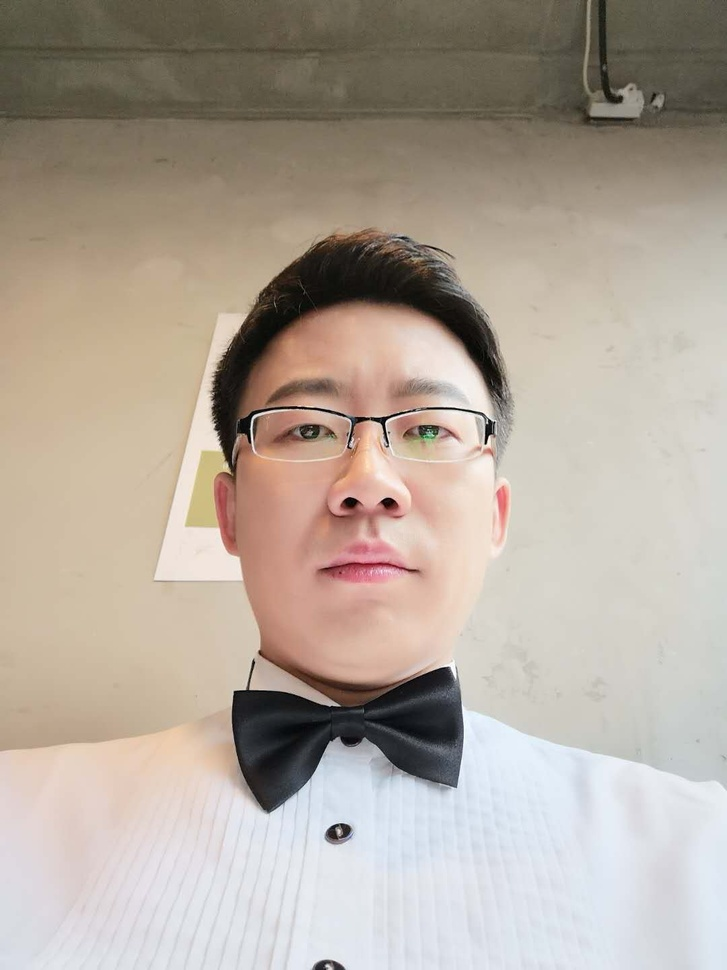
#> input picture 1.jpg, 727 x 970 px, shrunk from 1080 x 1440 before the run
$ python OpenCV_sample.py
#> lines starting #> are read from the running program, lines starting #| are printed output that depends on the picture; after the words box and inside, x2 and y2 are one past the last pixel; in counts of white or black regions, pixels touching at a corner belong together
# 通过指定的cascade类文件，检测出指定目标faces，eyes。
# faces获取的值转化为 x,y,w,h 坐标，然后画出rectangle。
# 然后再进一步画出eyes的rectangle。
# 最后保存img
# 可以通过本程序的例子，把多个detectMultiScale检测放到一张图片里面进行。
# 同理也可以把多个detectMultiScale检测放到一个视频里面进行。

import numpy as np
import cv2

face_cascade = cv2.CascadeClassifier('./models/haarcascade_frontalface_alt.xml')
eye_cascade = cv2.CascadeClassifier('./models/haarcascade_mcs_nose.xml')

img = cv2.imread('1.jpg')
#> img is the input picture: shape (970, 727, 3); mean B, G, R 155.5, 166.9, 178
gray = cv2.cvtColor(img, cv2.COLOR_BGR2GRAY)
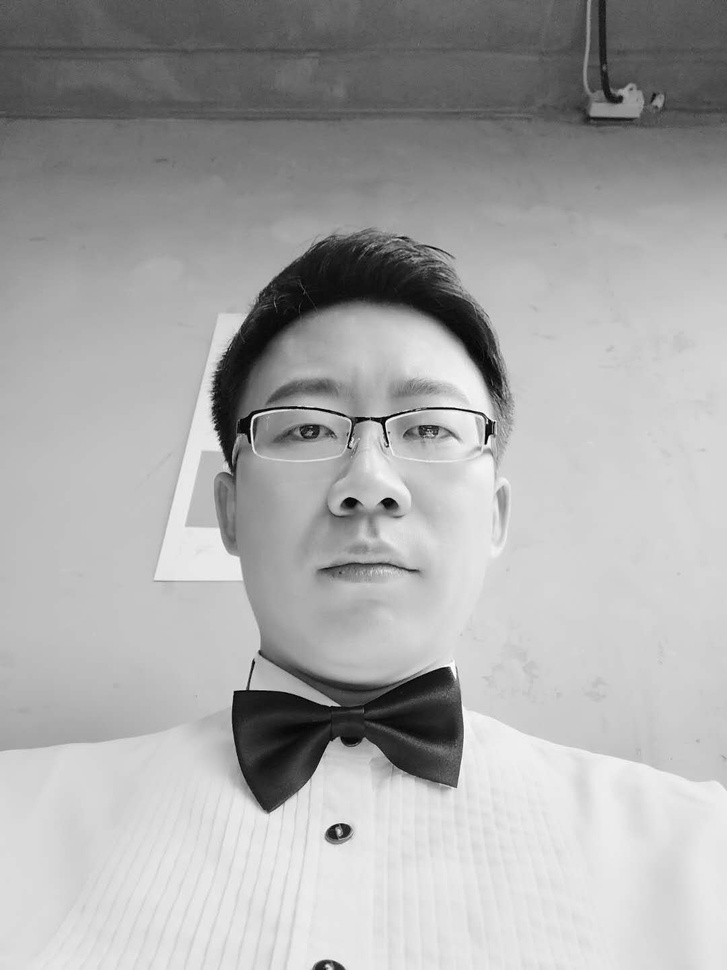
#> gray: shape (970, 727); min 0, max 255, mean 168.9
faces = face_cascade.detectMultiScale(gray, scaleFactor=1.3, minNeighbors=3,minSize=(50, 50))
#> faces = [[205, 294, 332, 332]]
for (x,y,w,h) in faces:
    img = cv2.rectangle(img,(x,y),(x+w,y+h),(255,0,0),2)
    roi_gray = gray[y:y+h, x:x+w]
    roi_color = img[y:y+h, x:x+w]
    eyes = eye_cascade.detectMultiScale(roi_gray, scaleFactor=1.3, minNeighbors=3,minSize=(80, 80))
    for (ex,ey,ew,eh) in eyes:
        cv2.rectangle(roi_color,(ex,ey),(ex+ew,ey+eh),(0,255,0),2)
#> this loop made 1 pass
#> (x, y, w, h, eyes) on pass 1: (205, 294, 332, 332, [[105, 157, 115, 96]])
#> pass 1, `img = cv2.rectangle(img,(x,y),(x+w,y+h),(255,0,0),2)`:
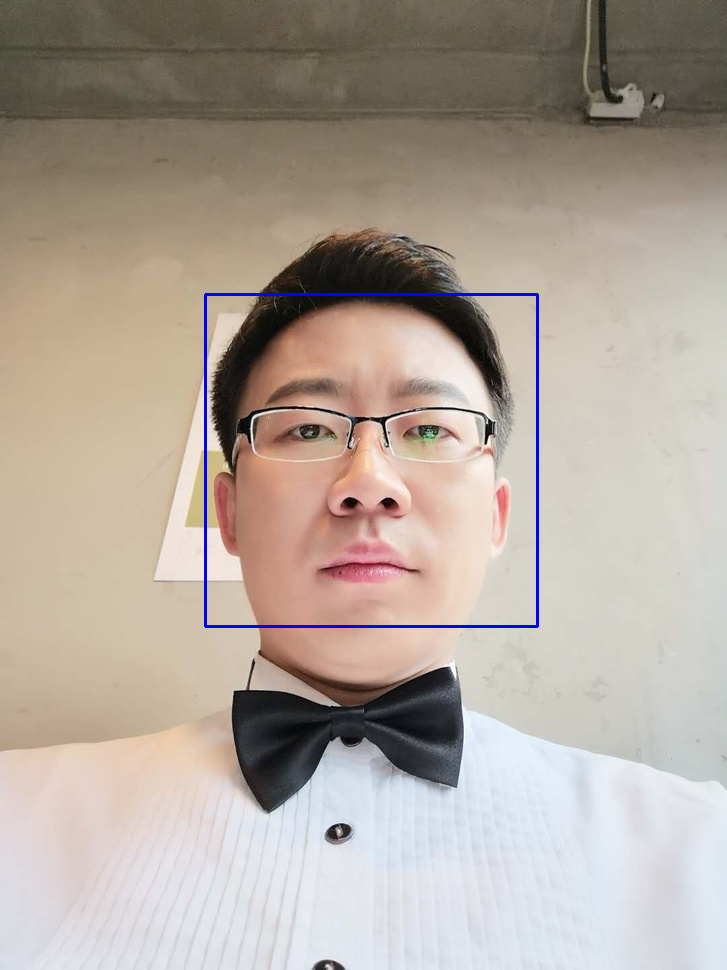
#> img: shape (970, 727, 3); 0.56% of pixels changed, all inside (x1, y1, x2, y2) = (204, 293, 539, 628)
#> pass 1, `roi_gray = gray[y:y+h, x:x+w]`:
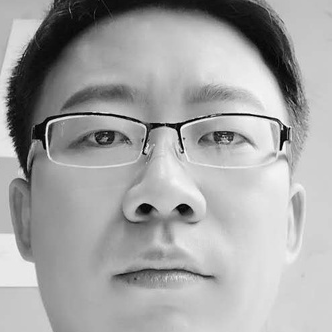
#> roi_gray: shape (332, 332); min 0, max 251, mean 164.2
#> pass 1, `roi_color = img[y:y+h, x:x+w]`:
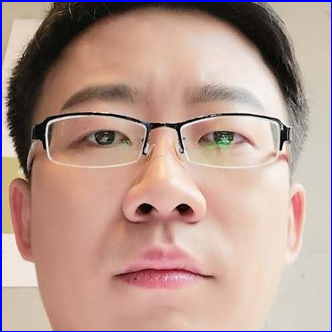
#> roi_color: shape (332, 332, 3); mean B, G, R 144.5, 154.1, 183.4
#> after the loop:
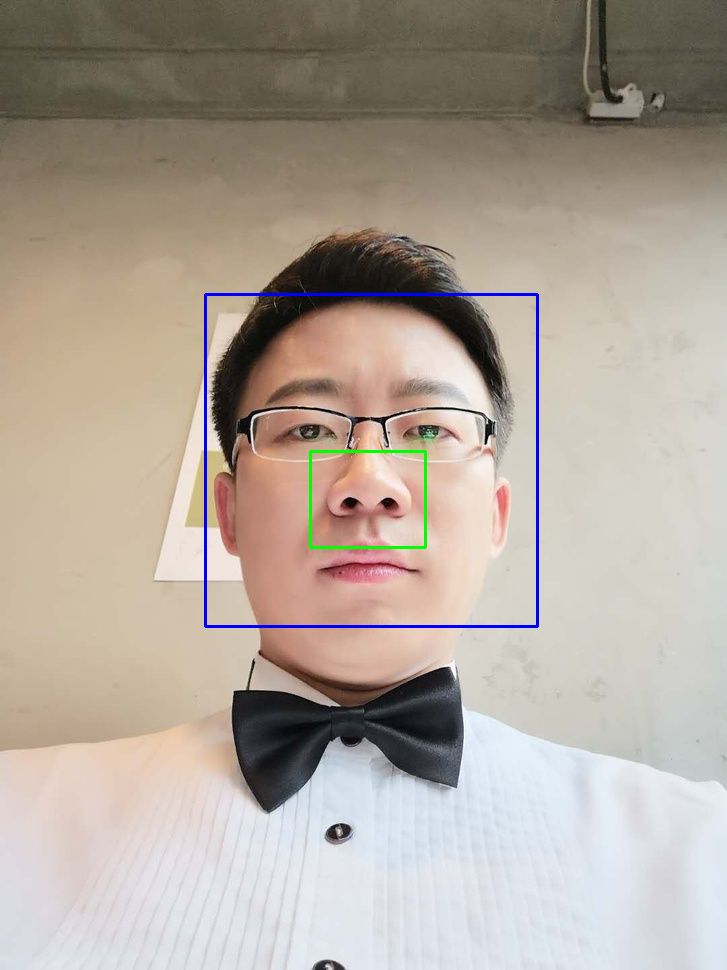
#> img: shape (970, 727, 3); 0.18% of pixels changed, all inside (x1, y1, x2, y2) = (309, 450, 427, 549)
#> after the loop:
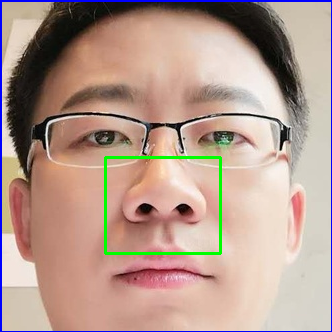
#> roi_color: shape (332, 332, 3); 1.14% of pixels changed, all inside (x1, y1, x2, y2) = (104, 156, 222, 255)

# 如果只是显示，可以调用imshow方法进行显示。
cv2.imshow('img',img)
# 認識結果の保存  如果需要保存可以调用imwrite方法，写入输出地址output_path
# cv2.imwrite(output_path, image)
cv2.waitKey(0)
cv2.destroyAllWindows()

$ run again, with 2.jpg copied over 1.jpg
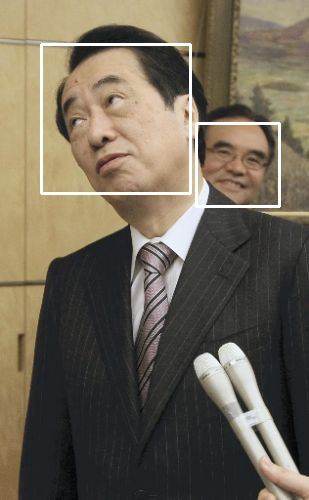
#> input picture 2.jpg, 309 x 500 px
#> img is the input picture: shape (500, 309, 3); mean B, G, R 86.2, 101.9, 110.7
#> `gray = cv2.cvtColor(img, cv2.COLOR_BGR2GRAY)`:
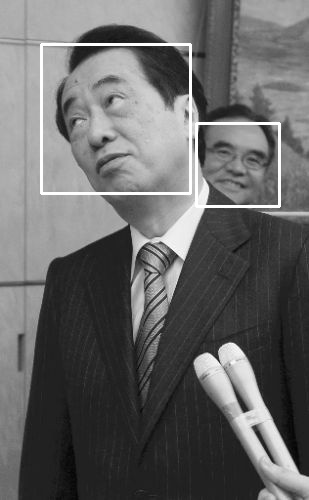
#> gray: shape (500, 309); min 4, max 255, mean 102.7
#> faces = [[199, 126, 78, 78]]
#> the loop `for (x,y,w,h) in faces:` made 1 pass
#> pass 1, `roi_color = img[y:y+h, x:x+w]`:
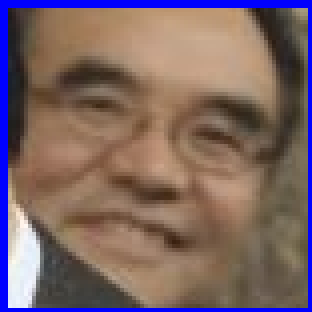
#> roi_color: shape (78, 78, 3) (shown 4 times larger); mean B, G, R 101.5, 101.2, 123.5

$ run again, with 4.jpg copied over 1.jpg
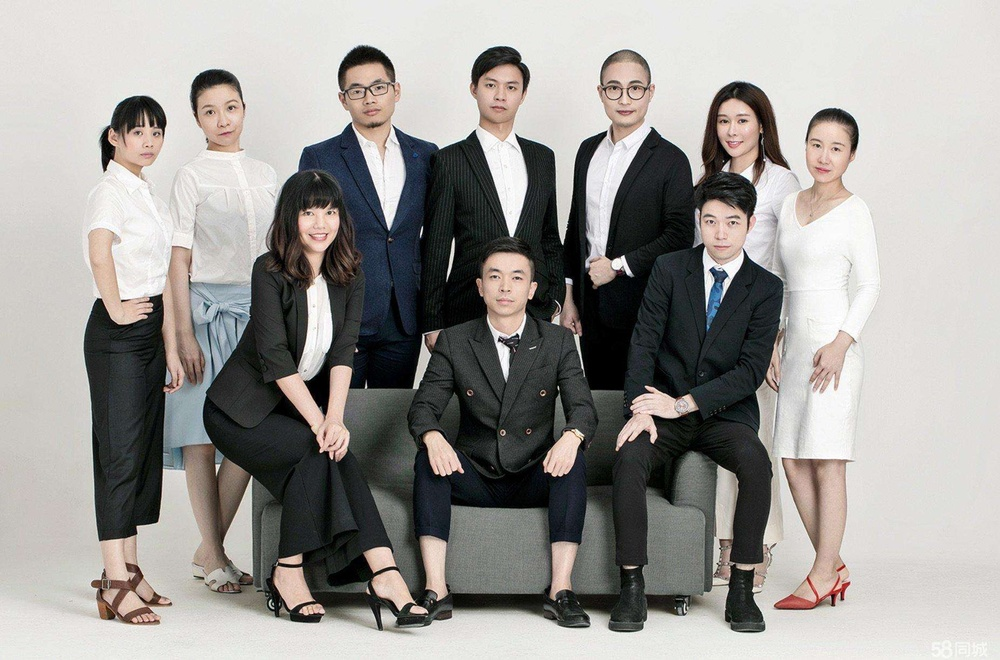
#> input picture 4.jpg, 1000 x 660 px, shrunk from 1852 x 1222 before the run
#> img is the input picture: shape (660, 1000, 3); mean B, G, R 149.7, 153.1, 155.8
#> faces = [[470, 63, 61, 61], [337, 66, 62, 62], [591, 63, 66, 66], [189, 85, 64, 64], [705, 98, 57, 57], [118, 111, 57, 57], [796, 123, 61, 61], [290, 192, 57, 57], [689, 198, 64, 64], [472, 251, 67, 67]]
#> the loop `for (x,y,w,h) in faces:` made 10 passes
#> after the loop `for (x,y,w,h) in faces:`:
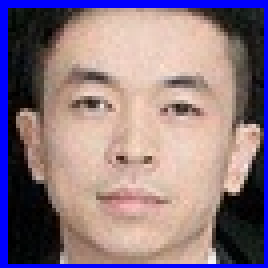
#> roi_color: shape (67, 67, 3) (shown 4 times larger); mean B, G, R 131.2, 120.2, 141.8
#> after the loop `for (x,y,w,h) in faces:`:
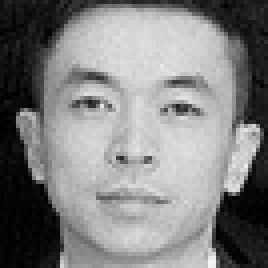
#> roi_gray: shape (67, 67) (shown 4 times larger); min 0, max 243, mean 129
